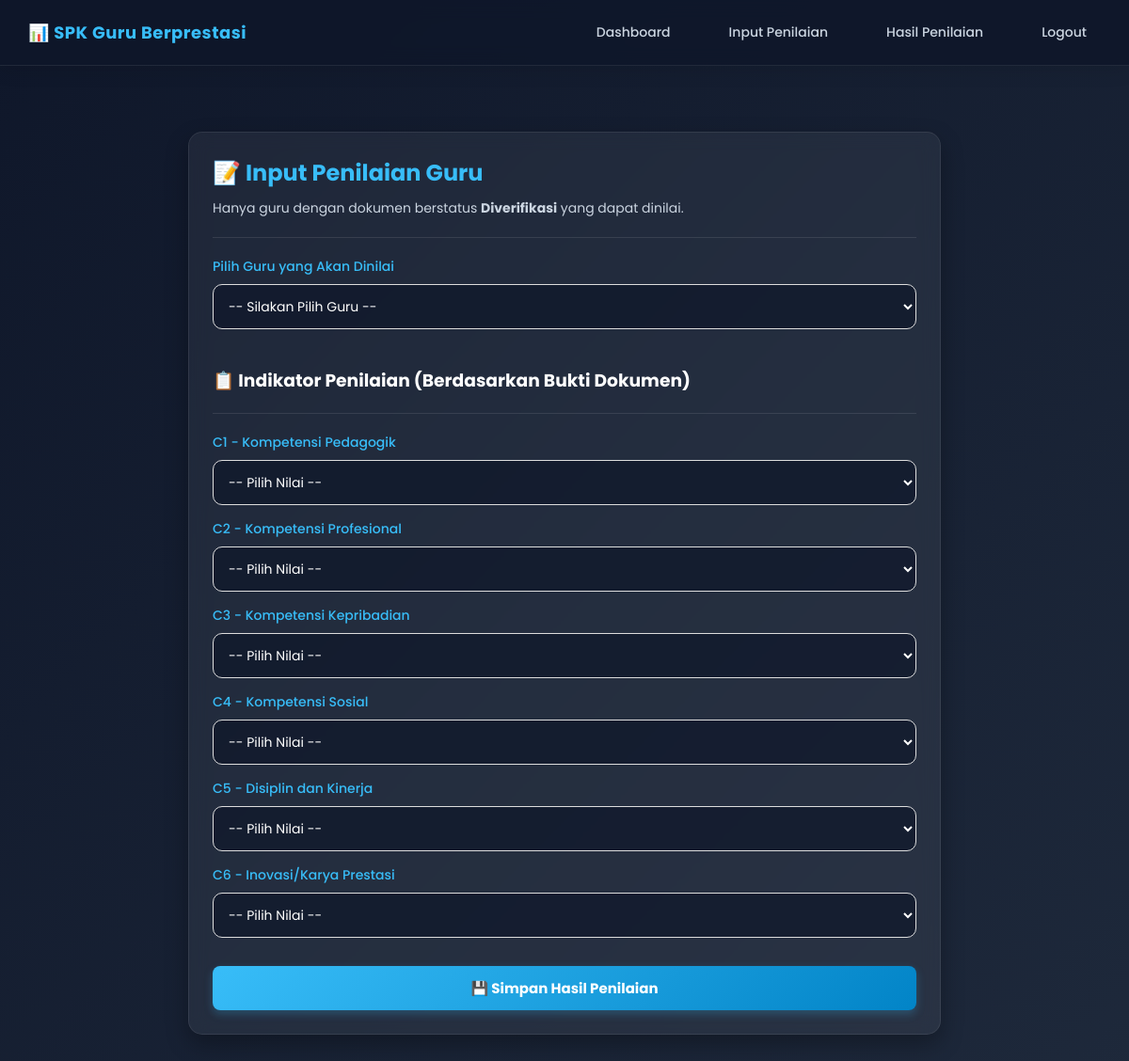
Screenshot of /spk_guru_saw/penilai/penilaian.php (signed in) with the database file from the repository.
### tables this page shows
CREATE TABLE `kriteria` (
  `id_kriteria` int(11) NOT NULL,
  `kode_kriteria` varchar(10) DEFAULT NULL,
  `nama_kriteria` varchar(100) DEFAULT NULL,
  `bobot` double DEFAULT NULL
);

### spk_guru_saw/penilai/penilaian.php (the view, shortened to what this page needs)
<?php
include '../config/koneksi.php';
$guru = mysqli_query($koneksi,
    "SELECT * FROM guru
     WHERE id_guru NOT IN (
        SELECT DISTINCT id_guru FROM penilaian WHERE id_user='".$_SESSION['id_user']."'
     )
     AND id_user IN (
        SELECT DISTINCT id_guru FROM dokumen WHERE status='Diverifikasi'
     )
     ORDER BY nama_guru ASC"
);
$jml_guru_belum = mysqli_num_rows($guru);
$kriteria = mysqli_query($koneksi, "SELECT * FROM kriteria ORDER BY id_kriteria ASC");
?>
<!DOCTYPE html>
<html>
<head>
    <link rel="stylesheet" href="../assets/css/style.css">
</head>
<body>
<?php include '../template/menu_penilai.php'; ?>
<div class="container">
    <div class="card">
        <h2>📝 Input Penilaian Guru</h2>
        <p>Hanya guru dengan dokumen berstatus <strong>Diverifikasi</strong> yang dapat dinilai.</p>
        <hr>
        <?php if($jml_guru_belum > 0){ ?>
        <form action="simpan_penilaian.php" method="POST">
            <div class="form-group">
                <label>Pilih Guru yang Akan Dinilai</label>
                <select name="id_guru" id="id_guru" required>
                    <option value="">-- Silakan Pilih Guru --</option>
                </select>
            </div>
            <br>
            <h3>📋 Indikator Penilaian (Berdasarkan Bukti Dokumen)</h3>
            <hr>
            <?php
            mysqli_data_seek($kriteria, 0);
            while($k = mysqli_fetch_array($kriteria)){
                $kode =$k['kode_kriteria'];
            ?>
            <div class="form-group">
                <label><?= $kode; ?> - <?= htmlspecialchars($k['nama_kriteria']); ?></label>
                <select name="nilai[<?= $k['id_kriteria']; ?>]" required>
                    <option value="">-- Pilih Nilai --</option>
                </select>
            </div>
            <?php } ?>
            <button type="submit" class="btn-simpan">💾 Simpan Hasil Penilaian</button>
        </form>
        <?php } ?>
    </div>
</div>
</body>
</html>

### spk_guru_saw/assets/css/style.css (style rules this page uses)
* { margin:0; padding:0; box-sizing:border-box; font-family:'Poppins', sans-serif; }
body { background:#f4f7fb; color:#333; }
.container { width:90%; margin:40px auto; }
.card { background:white; padding:30px; border-radius:20px; box-shadow:0 10px 25px rgba(0,0,0,0.08); }
h2 { margin-bottom:20px; color:#4f46e5; }
form label { display:block; margin-top:15px; margin-bottom:8px; font-weight:500; }
form input, form select { width:100%; padding:12px; border:1px solid #ddd; border-radius:10px; outline:none; transition:0.3s; }
button, .btn { display:inline-block; padding:12px 20px; border:none; border-radius:10px; text-decoration:none; cursor:pointer; transition:0.3s; font-size:14px; font-weight:500; }
button { margin-top:20px; background:#4f46e5; color:white; }

### spk_guru_saw/penilai/penilaian.php (style rules this page uses)
body { margin:0; font-family:'Segoe UI', Tahoma, sans-serif; background: linear-gradient(135deg, #0f172a, #1e293b); color:#fff; overflow-y: scroll; }
.container { padding:30px; display:flex; justify-content:center; }
.card { width:100%; max-width:800px; background: rgba(255,255,255,0.06); border: 1px solid rgba(255,255,255,0.08); backdrop-filter: blur(10px); padding:25px; border-radius:15px; box-shadow: 0 10px 25px rgba(0,0,0,0.3); margin-bottom: 30px; }
h2 { margin:0 0 10px 0; color: #38bdf8; }
p { color:#cbd5e1; font-size:14px; }
.form-group { margin-bottom:15px; }
label { display:block; margin-bottom:6px; color:#38bdf8; font-size:14px; font-weight: bold; }
select { width:100%; padding:10px 12px; border-radius:8px; border:1px solid rgba(255,255,255,0.1); background: rgba(15, 23, 42, 0.7); color:#fff; outline:none; box-sizing: border-box; cursor: pointer; font-size: 14px; }
.btn-simpan { width:100%; padding:12px; border:none; border-radius:8px; background: linear-gradient(135deg, #38bdf8 0%, #0284c7 100%); color:#fff; font-weight:bold; cursor:pointer; transition:0.3s ease; margin-top: 15px; font-size: 15px; box-shadow: 0 4px 10px rgba(56,189,248,0.25); }
hr { border:0; border-top:1px solid rgba(255,255,255,0.1); margin:20px 0; }
table *, tr *, td *, th *, a *, input *, select * { text-shadow: none !important; box-shadow: none !important; }

### rows the page displays
kriteria: kode_kriteria "C1", nama_kriteria "Kompetensi Pedagogik"
kriteria: kode_kriteria "C2", nama_kriteria "Kompetensi Profesional"
kriteria: kode_kriteria "C3", nama_kriteria "Kompetensi Kepribadian"
kriteria: kode_kriteria "C4", nama_kriteria "Kompetensi Sosial"
kriteria: kode_kriteria "C5", nama_kriteria "Disiplin dan Kinerja"
kriteria: kode_kriteria "C6", nama_kriteria "Inovasi/Karya Prestasi"
